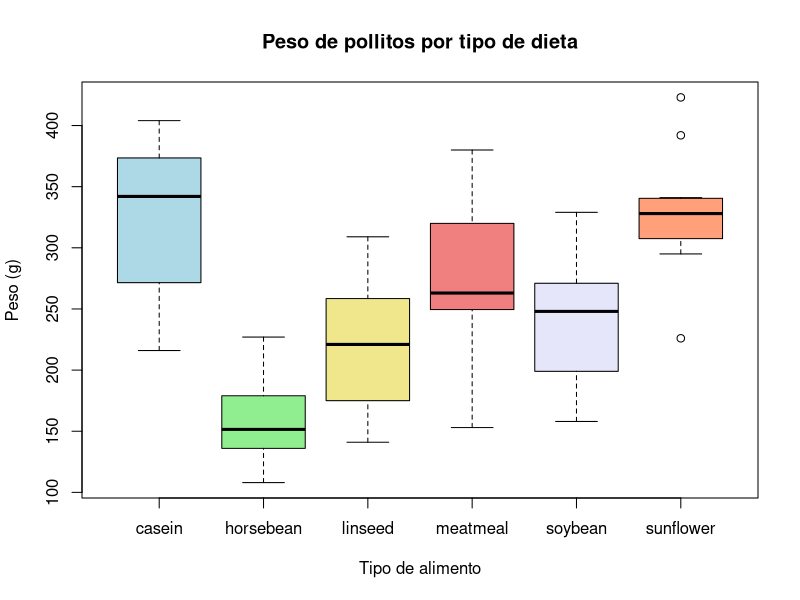
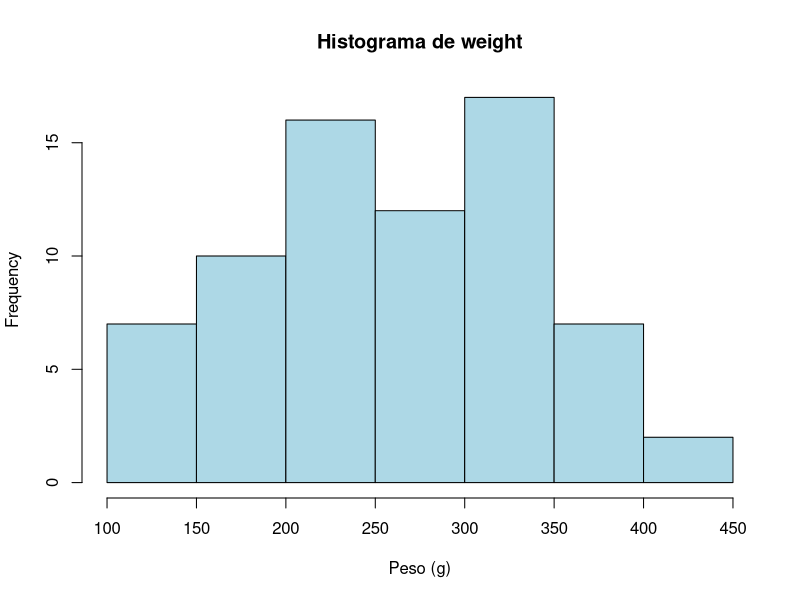

The R source for these figures, in order:
## ---- chunk 1
data(chickwts)
## ---- chunk 2
str(chickwts)
summary(chickwts)
## ---- chunk 3
mean(chickwts$weight)
sd(chickwts$weight)
min(chickwts$weight)
max(chickwts$weight)
## ---- chunk 4
boxplot(weight ~ feed, data = chickwts,
        col = c("lightblue", "lightgreen", "khaki",
                "lightcoral", "lavender", "lightsalmon"),
        xlab = "Tipo de alimento", ylab = "Peso (g)",
        main = "Peso de pollitos por tipo de dieta")
## ---- chunk 5
hist(chickwts$weight, main = "Histograma de weight",
     xlab = "Peso (g)", col = "lightblue")

shapiro.test(chickwts$weight)
## ---- chunk 6
modelo <- lm(weight ~ feed, data = chickwts)
anova(modelo)
## ---- chunk 7
fm <- aov(modelo)
TukeyHSD(fm, "feed")
